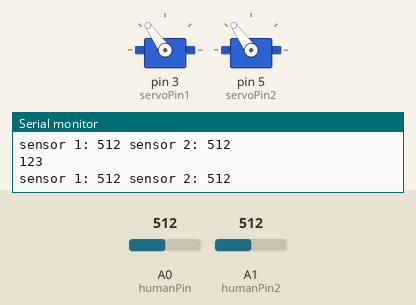
A sketch run on a simulated Arduino Uno, built with avr-gcc and run on an emulated ATmega328P. Parts: 2 × servo, the last lines printed to the serial monitor. Inputs (shaded band) come from the test bench; at power-on: A1 (humanPin2) = 512, A0 (humanPin) = 512.

Above: at 1.2 s.
1.3 s: A1 (humanPin2) set to 0
At 2.0 s:
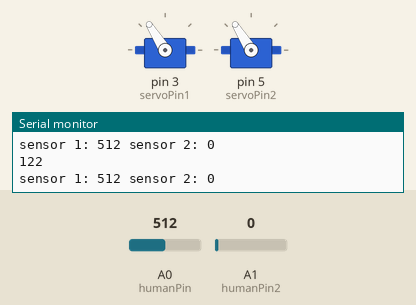
4.3 s: A1 (humanPin2) set to 75
At 6.39 s:
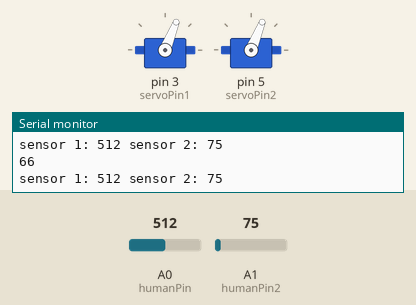
7.3 s: A0 (humanPin) set to 106
At 7.62 s:
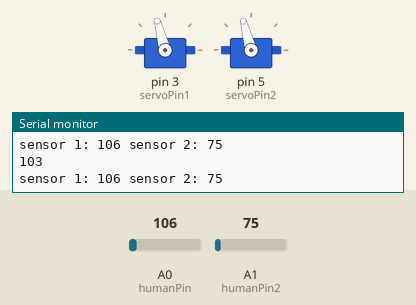
10.3 s: A0 (humanPin) set to 93
At 11.13 s:
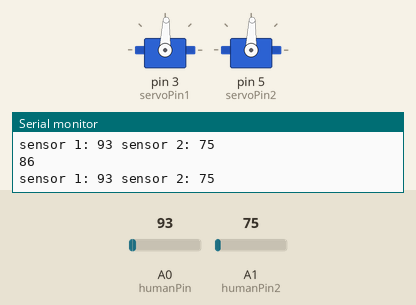
13.3 s: A0 (humanPin) set to 122
16.3 s: A1 (humanPin2) set to 93
19.3 s: A1 (humanPin2) set to 108
Timing chart, 0 to 23.3 s (numbered marks = the images above; inputs shaded):
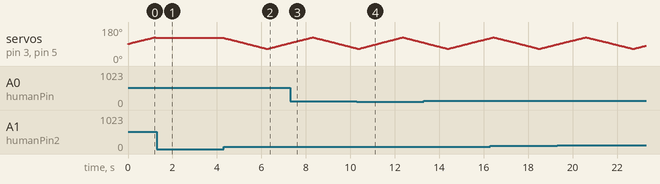

The sketch:

touchSteeringWheelAndSailboats.ino
```cpp
// --- LIBRARIES --- //
#include <Servo.h>

// --- GLOBAL VARIABLES --- //
// human switch
const int humanPin = A0;
const int humanPin2 = A1;
const int numReadings = 10;
int total = 0;
int total2 = 0;
// servos
const int servoPin1 = 3;
const int servoPin2 = 5;
Servo myservo1;
Servo myservo2;
int servoPosition1;
int servoPosition2;
int pos = 90;
bool servoPosIncrease = true;
// test button
const int buttonPin = 2;
bool isAvailableButton = true;

// --- SETUP --- //
void setup() {
  // open serial monitor
  Serial.begin(9600);
  // attach servo objects to the servo pins
  myservo1.attach(servoPin1);
  myservo2.attach(servoPin2);
  myservo1.write(90);
  myservo2.write(90);
  // set up button as output
  pinMode(buttonPin, INPUT);
}


// --- MAIN LOOP --- //
void loop() {
  // --- Human Switch --- //
  for (int i=0; i<numReadings; i++) {
    int touchAmount = analogRead(humanPin);
    int touchAmount2 = analogRead(humanPin2);
    delay(1);
    total+=touchAmount;
    total2+=touchAmount2;
  }

  int averageTouchAmount = total/numReadings;
  int averageTouchAmount2 = total2/numReadings;
  total = 0; // reset
  total2 = 0;

  // map the reading on a scale of 0-100
  Serial.print("sensor 1: ");
  Serial.print(averageTouchAmount);

  Serial.print(" sensor 2: ");
  Serial.println(averageTouchAmount2);

  // --- Servos --- //
  if (averageTouchAmount > 0 && averageTouchAmount2 > 0) {
    if (servoPosIncrease == true) {
      if (pos < 125) {
        pos += 1;
        myservo1.write(pos);
        myservo2.write(pos);
//        Serial.print("increasing: ");
//        Serial.println(pos);
        delay(15);
      } else {
        servoPosIncrease = false;
      }
    } else {
      if (pos > 65) {
        pos -= 1;
        myservo1.write(pos);
        myservo2.write(pos);
//        Serial.print("decreasing: ");
//        Serial.println(pos);
        delay(15);
      } else {
        servoPosIncrease = true;
      }
    }
  }

//  if (servoPosIncrease == true) {
//    if (pos > 110) {
//      servoPosIncrease = false;
//    }
//  } else {
//    if (pos < 70) {
//      servoPosIncrease = true;
//    }
//  }

  Serial.println(pos);

//  delay(400);
}
```

Measured:
- the behaviour switches between 100 and 99 on A0 (humanPin) (found by bisection; images 3 and 4)
- after the input at 1.3 s, servo on pin 3 (servoPin1), servo on pin 5 (servoPin2): goes on until 1.3 s, then stays 122°
- by itself, servo on pin 3 (servoPin1), servo on pin 5 (servoPin2): rises from 90° to 125° in 1.2 s, then falls to 123° in 0.11 s
